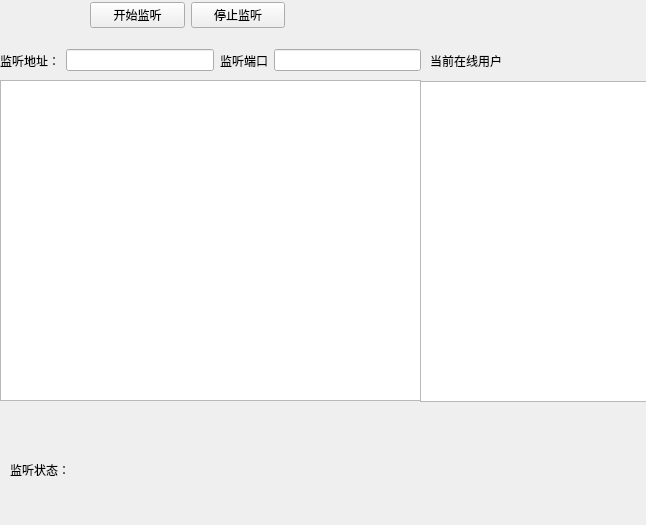
<?xml version="1.0" encoding="UTF-8"?>
<ui version="4.0">
 <class>Server</class>
 <widget class="QWidget" name="Server">
  <property name="geometry">
   <rect>
    <x>0</x>
    <y>0</y>
    <width>646</width>
    <height>525</height>
   </rect>
  </property>
  <property name="windowTitle">
   <string>Form</string>
  </property>
  <widget class="QListWidget" name="listWidget">
   <property name="geometry">
    <rect>
     <x>0</x>
     <y>80</y>
     <width>421</width>
     <height>321</height>
    </rect>
   </property>
  </widget>
  <widget class="QLabel" name="label">
   <property name="geometry">
    <rect>
     <x>10</x>
     <y>460</y>
     <width>75</width>
     <height>20</height>
    </rect>
   </property>
   <property name="text">
    <string>监听状态：</string>
   </property>
  </widget>
  <widget class="QWidget" name="horizontalLayoutWidget_2">
   <property name="geometry">
    <rect>
     <x>0</x>
     <y>40</y>
     <width>421</width>
     <height>41</height>
    </rect>
   </property>
   <layout class="QHBoxLayout" name="horizontalLayout_4">
    <item>
     <widget class="QLabel" name="label_4">
      <property name="text">
       <string>监听地址：</string>
      </property>
     </widget>
    </item>
    <item>
     <widget class="QLineEdit" name="lineEdit"/>
    </item>
    <item>
     <widget class="QLabel" name="label_3">
      <property name="text">
       <string>监听端口</string>
      </property>
     </widget>
    </item>
    <item>
     <widget class="QLineEdit" name="lineEdit_2"/>
    </item>
   </layout>
  </widget>
  <widget class="QListWidget" name="listWidget_2">
   <property name="geometry">
    <rect>
     <x>420</x>
     <y>81</y>
     <width>256</width>
     <height>321</height>
    </rect>
   </property>
  </widget>
  <widget class="QLabel" name="label_5">
   <property name="geometry">
    <rect>
     <x>430</x>
     <y>50</y>
     <width>91</width>
     <height>21</height>
    </rect>
   </property>
   <property name="text">
    <string>当前在线用户</string>
   </property>
  </widget>
  <widget class="QWidget" name="layoutWidget">
   <property name="geometry">
    <rect>
     <x>90</x>
     <y>0</y>
     <width>195</width>
     <height>31</height>
    </rect>
   </property>
   <layout class="QHBoxLayout" name="horizontalLayout">
    <item>
     <widget class="QPushButton" name="pushButton">
      <property name="text">
       <string>开始监听</string>
      </property>
     </widget>
    </item>
    <item>
     <widget class="QPushButton" name="pushButton_2">
      <property name="text">
       <string>停止监听</string>
      </property>
     </widget>
    </item>
   </layout>
  </widget>
  <widget class="QLabel" name="label_2">
   <property name="geometry">
    <rect>
     <x>90</x>
     <y>460</y>
     <width>186</width>
     <height>20</height>
    </rect>
   </property>
   <property name="text">
    <string/>
   </property>
  </widget>
  <widget class="QLabel" name="label_6">
   <property name="geometry">
    <rect>
     <x>550</x>
     <y>50</y>
     <width>69</width>
     <height>20</height>
    </rect>
   </property>
   <property name="text">
    <string/>
   </property>
  </widget>
 </widget>
 <resources/>
 <connections/>
</ui>
